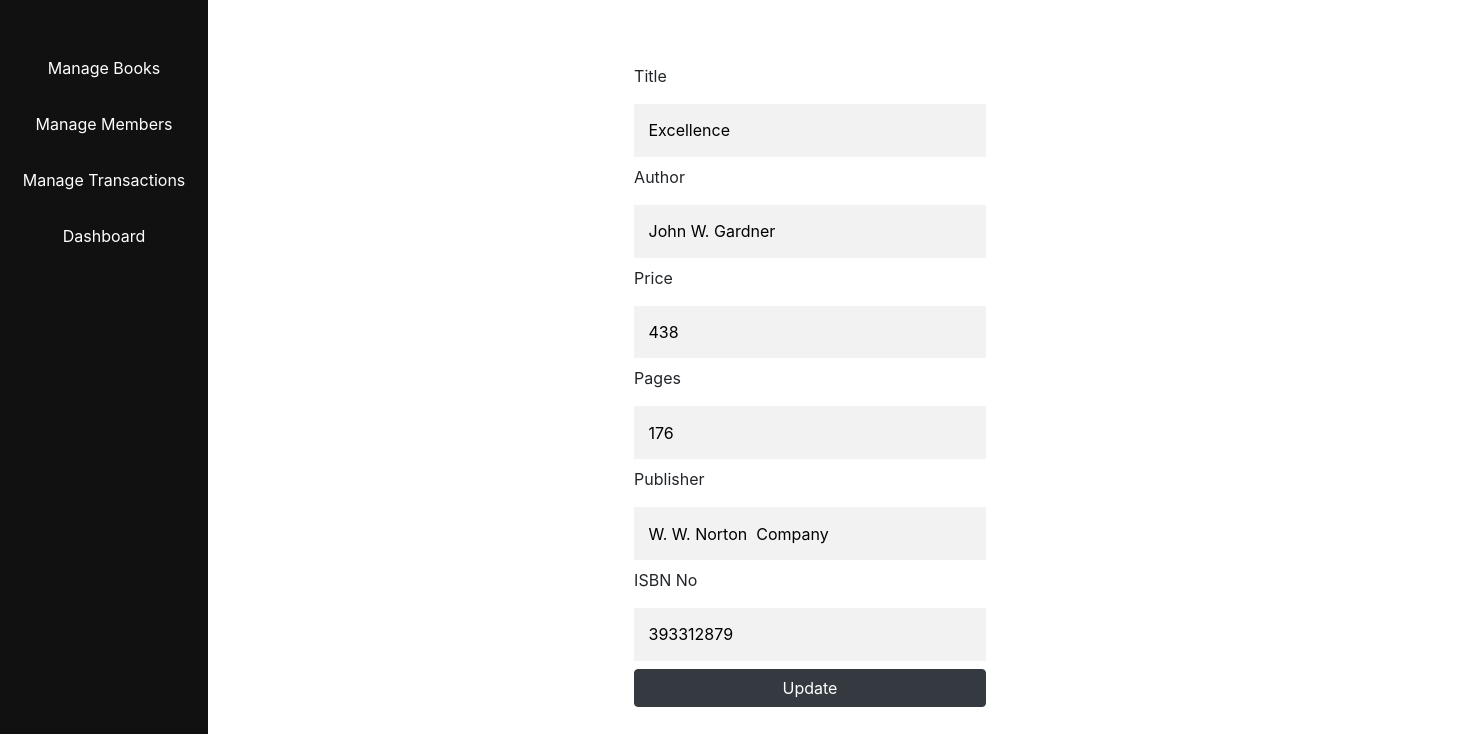
Page /book/update-book/6 on the committed database.
### models.py (models this page shows)
class Book(db.Model):
    __tablename__ = 'books'
    id = db.Column(db.Integer, primary_key=True,autoincrement=True)
    title = db.Column(db.String(80), unique=True, nullable=False)
    author = db.Column(db.String(80),nullable=False)
    price = db.Column(db.Integer(),nullable=False)
    publisher = db.Column(db.String(80),nullable=False)
    pages = db.Column(db.Integer())
    isbn = db.Column(db.Integer(),nullable=False)

### views/bookmanager/BookManager.py (the view, shortened to what this page needs)
@bookmanager_bp.route('/update-book/<id>',methods=('GET','POST'))
def update_book(id):
    book = Book.query.get(id)
    if id and not request.form:
        return render_template("updatebook.html",book=book)

### views/bookmanager/templates/BookManager/updatebook.html (shortened to what this page needs)
{% extends 'base.html' %}
{% block content %}
<div class="update-book-container">
<form method="post" action="{{ url_for('bookmanager_bp.update_book',id=book.id) }}" class="update-book-form">
    <div>
        <label>Title</label>
        <input type="text" id="title" name="title" value='{{ book.title}}' required/>
    </div>
    <div>
        <label>Author</label>
        <input type="text" id="author" name="author" value='{{ book.author}}' required/>
    </div>
    <div>
        <label>Price</label>
        <input type="number" id="price" name="price" min="1" max="1000" value='{{ book.price}}' required>
    </div>
    <div>
        <label>Pages</label>
        <input type="number" id="pages" name="pages" min="1" max="800" value='{{ book.pages}}' required>
    </div>
    <div>
        <label>Publisher</label>
        <input type="text" id="publisher" name="publisher" value='{{ book.publisher}}' />
    </div>
    <div>
        <label>ISBN No</label>
        <input type="number" id="isbn" name="isbn" min="10000000" max="99999999999" value='{{ book.isbn}}' required>
    </div>
    <button class="btn btn-dark" type="submit">Update</button>
</form>
</div>
{% endblock %}

### static/css/style.css (style rules this page uses)
.add-book-container, .add-member-container, .update-book-container { width: 80rem; margin:0rem auto; display: flex; }
.update-book-form { display:flex; min-width:20rem; margin:4rem auto; flex-direction: column; }
.add-book-form input, .add-member-form input,.update-book-form input { outline: 0; background: #f2f2f2; width: 100%; border: 0; margin: 0.5rem 0; padding: 0.9rem; box-sizing: border-box; font-size: 1rem; }

### rows in the picture
Book: title "Excellence", author "John W. Gardner", price "438", pages "176", publisher "W. W. Norton Company", isbn "393312879"
